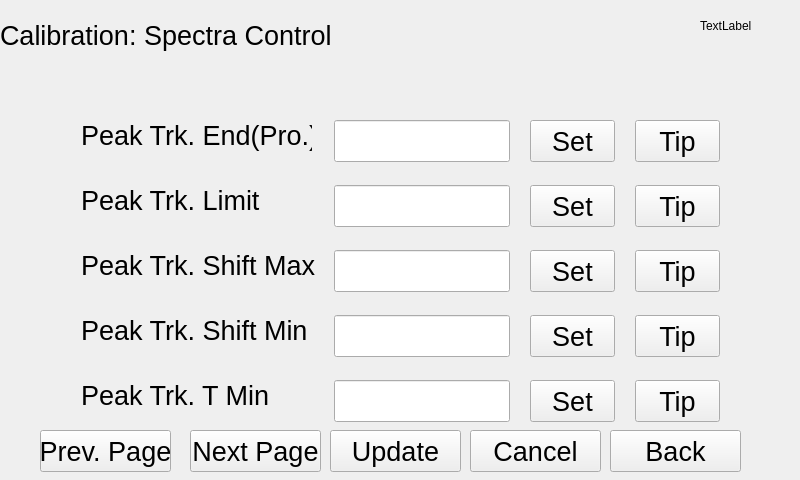
<?xml version="1.0" encoding="UTF-8"?>
<ui version="4.0">
 <class>spectrumSelfRegulateDlg2</class>
 <widget class="QWidget" name="spectrumSelfRegulateDlg2">
  <property name="geometry">
   <rect>
    <x>0</x>
    <y>0</y>
    <width>800</width>
    <height>480</height>
   </rect>
  </property>
  <property name="windowTitle">
   <string>Form</string>
  </property>
  <widget class="QLabel" name="label">
   <property name="geometry">
    <rect>
     <x>0</x>
     <y>10</y>
     <width>381</width>
     <height>51</height>
    </rect>
   </property>
   <property name="text">
    <string>&lt;html&gt;&lt;head/&gt;&lt;body&gt;&lt;p&gt;&lt;span style=&quot; font-size:20pt;&quot;&gt;Calibration:  Spectra Control&lt;/span&gt;&lt;/p&gt;&lt;/body&gt;&lt;/html&gt;</string>
   </property>
  </widget>
  <widget class="QLabel" name="label_2">
   <property name="geometry">
    <rect>
     <x>81</x>
     <y>120</y>
     <width>231</width>
     <height>32</height>
    </rect>
   </property>
   <property name="text">
    <string>&lt;html&gt;&lt;head/&gt;&lt;body&gt;&lt;p&gt;&lt;span style=&quot; font-size:20pt;&quot;&gt;Peak Trk. End(Pro.)&lt;/span&gt;&lt;/p&gt;&lt;/body&gt;&lt;/html&gt;</string>
   </property>
  </widget>
  <widget class="QLabel" name="label_3">
   <property name="geometry">
    <rect>
     <x>81</x>
     <y>185</y>
     <width>179</width>
     <height>32</height>
    </rect>
   </property>
   <property name="text">
    <string>&lt;html&gt;&lt;head/&gt;&lt;body&gt;&lt;p&gt;&lt;span style=&quot; font-size:20pt;&quot;&gt;Peak Trk. Limit&lt;/span&gt;&lt;/p&gt;&lt;/body&gt;&lt;/html&gt;</string>
   </property>
  </widget>
  <widget class="QLabel" name="label_4">
   <property name="geometry">
    <rect>
     <x>81</x>
     <y>250</y>
     <width>251</width>
     <height>32</height>
    </rect>
   </property>
   <property name="text">
    <string>&lt;html&gt;&lt;head/&gt;&lt;body&gt;&lt;p&gt;&lt;span style=&quot; font-size:20pt;&quot;&gt;Peak Trk. Shift  Max&lt;/span&gt;&lt;/p&gt;&lt;/body&gt;&lt;/html&gt;</string>
   </property>
  </widget>
  <widget class="QLabel" name="label_5">
   <property name="geometry">
    <rect>
     <x>81</x>
     <y>315</y>
     <width>231</width>
     <height>32</height>
    </rect>
   </property>
   <property name="text">
    <string>&lt;html&gt;&lt;head/&gt;&lt;body&gt;&lt;p&gt;&lt;span style=&quot; font-size:20pt;&quot;&gt;Peak Trk. Shift  Min&lt;/span&gt;&lt;/p&gt;&lt;/body&gt;&lt;/html&gt;</string>
   </property>
  </widget>
  <widget class="QLabel" name="label_6">
   <property name="geometry">
    <rect>
     <x>81</x>
     <y>380</y>
     <width>211</width>
     <height>32</height>
    </rect>
   </property>
   <property name="text">
    <string>&lt;html&gt;&lt;head/&gt;&lt;body&gt;&lt;p&gt;&lt;span style=&quot; font-size:20pt;&quot;&gt;Peak Trk. T  Min&lt;/span&gt;&lt;/p&gt;&lt;/body&gt;&lt;/html&gt;</string>
   </property>
  </widget>
  <widget class="QLineEdit" name="PkTrkEnd_lineEdit">
   <property name="geometry">
    <rect>
     <x>334</x>
     <y>120</y>
     <width>176</width>
     <height>42</height>
    </rect>
   </property>
   <property name="font">
    <font>
     <pointsize>20</pointsize>
    </font>
   </property>
  </widget>
  <widget class="QLineEdit" name="PkShiftLmt_lineEdit">
   <property name="geometry">
    <rect>
     <x>334</x>
     <y>185</y>
     <width>176</width>
     <height>42</height>
    </rect>
   </property>
   <property name="font">
    <font>
     <pointsize>20</pointsize>
    </font>
   </property>
  </widget>
  <widget class="QLineEdit" name="PkTrkIdxMax_lineEdit">
   <property name="geometry">
    <rect>
     <x>334</x>
     <y>250</y>
     <width>176</width>
     <height>42</height>
    </rect>
   </property>
   <property name="font">
    <font>
     <pointsize>20</pointsize>
    </font>
   </property>
  </widget>
  <widget class="QLineEdit" name="PkTrkIdxMin_lineEdit">
   <property name="geometry">
    <rect>
     <x>334</x>
     <y>315</y>
     <width>176</width>
     <height>42</height>
    </rect>
   </property>
   <property name="font">
    <font>
     <pointsize>20</pointsize>
    </font>
   </property>
  </widget>
  <widget class="QLineEdit" name="PkTrkTLow_lineEdit">
   <property name="geometry">
    <rect>
     <x>334</x>
     <y>380</y>
     <width>176</width>
     <height>42</height>
    </rect>
   </property>
   <property name="font">
    <font>
     <pointsize>20</pointsize>
    </font>
   </property>
  </widget>
  <widget class="QPushButton" name="endpointoffindingpeakTip">
   <property name="geometry">
    <rect>
     <x>635</x>
     <y>120</y>
     <width>85</width>
     <height>42</height>
    </rect>
   </property>
   <property name="font">
    <font>
     <pointsize>20</pointsize>
    </font>
   </property>
   <property name="text">
    <string>Tip</string>
   </property>
  </widget>
  <widget class="QPushButton" name="peakshiftlimitTip">
   <property name="geometry">
    <rect>
     <x>635</x>
     <y>185</y>
     <width>85</width>
     <height>42</height>
    </rect>
   </property>
   <property name="font">
    <font>
     <pointsize>20</pointsize>
    </font>
   </property>
   <property name="text">
    <string>Tip</string>
   </property>
  </widget>
  <widget class="QPushButton" name="findpeakmaximunmagnitude">
   <property name="geometry">
    <rect>
     <x>635</x>
     <y>250</y>
     <width>85</width>
     <height>42</height>
    </rect>
   </property>
   <property name="font">
    <font>
     <pointsize>20</pointsize>
    </font>
   </property>
   <property name="text">
    <string>Tip</string>
   </property>
  </widget>
  <widget class="QPushButton" name="findpeakminimummagnitudeTip">
   <property name="geometry">
    <rect>
     <x>635</x>
     <y>315</y>
     <width>85</width>
     <height>42</height>
    </rect>
   </property>
   <property name="font">
    <font>
     <pointsize>20</pointsize>
    </font>
   </property>
   <property name="text">
    <string>Tip</string>
   </property>
  </widget>
  <widget class="QPushButton" name="findpeakminimumtemperatureTip">
   <property name="geometry">
    <rect>
     <x>635</x>
     <y>380</y>
     <width>85</width>
     <height>42</height>
    </rect>
   </property>
   <property name="font">
    <font>
     <pointsize>20</pointsize>
    </font>
   </property>
   <property name="text">
    <string>Tip</string>
   </property>
  </widget>
  <widget class="QLabel" name="dateTime">
   <property name="geometry">
    <rect>
     <x>700</x>
     <y>20</y>
     <width>54</width>
     <height>12</height>
    </rect>
   </property>
   <property name="text">
    <string>TextLabel</string>
   </property>
  </widget>
  <widget class="QPushButton" name="cancel">
   <property name="geometry">
    <rect>
     <x>470</x>
     <y>430</y>
     <width>131</width>
     <height>42</height>
    </rect>
   </property>
   <property name="font">
    <font>
     <pointsize>20</pointsize>
    </font>
   </property>
   <property name="text">
    <string>Cancel</string>
   </property>
  </widget>
  <widget class="QPushButton" name="back">
   <property name="geometry">
    <rect>
     <x>610</x>
     <y>430</y>
     <width>131</width>
     <height>42</height>
    </rect>
   </property>
   <property name="font">
    <font>
     <pointsize>20</pointsize>
    </font>
   </property>
   <property name="text">
    <string>Back</string>
   </property>
  </widget>
  <widget class="QPushButton" name="pageUp">
   <property name="geometry">
    <rect>
     <x>40</x>
     <y>430</y>
     <width>131</width>
     <height>42</height>
    </rect>
   </property>
   <property name="font">
    <font>
     <pointsize>20</pointsize>
    </font>
   </property>
   <property name="text">
    <string>Prev. Page</string>
   </property>
  </widget>
  <widget class="QPushButton" name="pageDown">
   <property name="geometry">
    <rect>
     <x>190</x>
     <y>430</y>
     <width>131</width>
     <height>42</height>
    </rect>
   </property>
   <property name="font">
    <font>
     <pointsize>20</pointsize>
    </font>
   </property>
   <property name="text">
    <string>Next Page</string>
   </property>
  </widget>
  <widget class="QPushButton" name="ok">
   <property name="geometry">
    <rect>
     <x>330</x>
     <y>430</y>
     <width>131</width>
     <height>42</height>
    </rect>
   </property>
   <property name="font">
    <font>
     <pointsize>20</pointsize>
    </font>
   </property>
   <property name="text">
    <string>Update</string>
   </property>
  </widget>
  <widget class="QPushButton" name="PkTrkEnd_change">
   <property name="geometry">
    <rect>
     <x>530</x>
     <y>120</y>
     <width>85</width>
     <height>42</height>
    </rect>
   </property>
   <property name="font">
    <font>
     <pointsize>20</pointsize>
    </font>
   </property>
   <property name="text">
    <string>Set</string>
   </property>
  </widget>
  <widget class="QPushButton" name="PkShiftLmt_change">
   <property name="geometry">
    <rect>
     <x>530</x>
     <y>185</y>
     <width>85</width>
     <height>42</height>
    </rect>
   </property>
   <property name="font">
    <font>
     <pointsize>20</pointsize>
    </font>
   </property>
   <property name="text">
    <string>Set</string>
   </property>
  </widget>
  <widget class="QPushButton" name="PkTrkIdxMax_change">
   <property name="geometry">
    <rect>
     <x>530</x>
     <y>250</y>
     <width>85</width>
     <height>42</height>
    </rect>
   </property>
   <property name="font">
    <font>
     <pointsize>20</pointsize>
    </font>
   </property>
   <property name="text">
    <string>Set</string>
   </property>
  </widget>
  <widget class="QPushButton" name="PkTrkIdxMin_change">
   <property name="geometry">
    <rect>
     <x>530</x>
     <y>315</y>
     <width>85</width>
     <height>42</height>
    </rect>
   </property>
   <property name="font">
    <font>
     <pointsize>20</pointsize>
    </font>
   </property>
   <property name="text">
    <string>Set</string>
   </property>
  </widget>
  <widget class="QPushButton" name="PkTrkTLow_change">
   <property name="geometry">
    <rect>
     <x>530</x>
     <y>380</y>
     <width>85</width>
     <height>42</height>
    </rect>
   </property>
   <property name="font">
    <font>
     <pointsize>20</pointsize>
    </font>
   </property>
   <property name="text">
    <string>Set</string>
   </property>
  </widget>
 </widget>
 <resources/>
 <connections/>
</ui>
